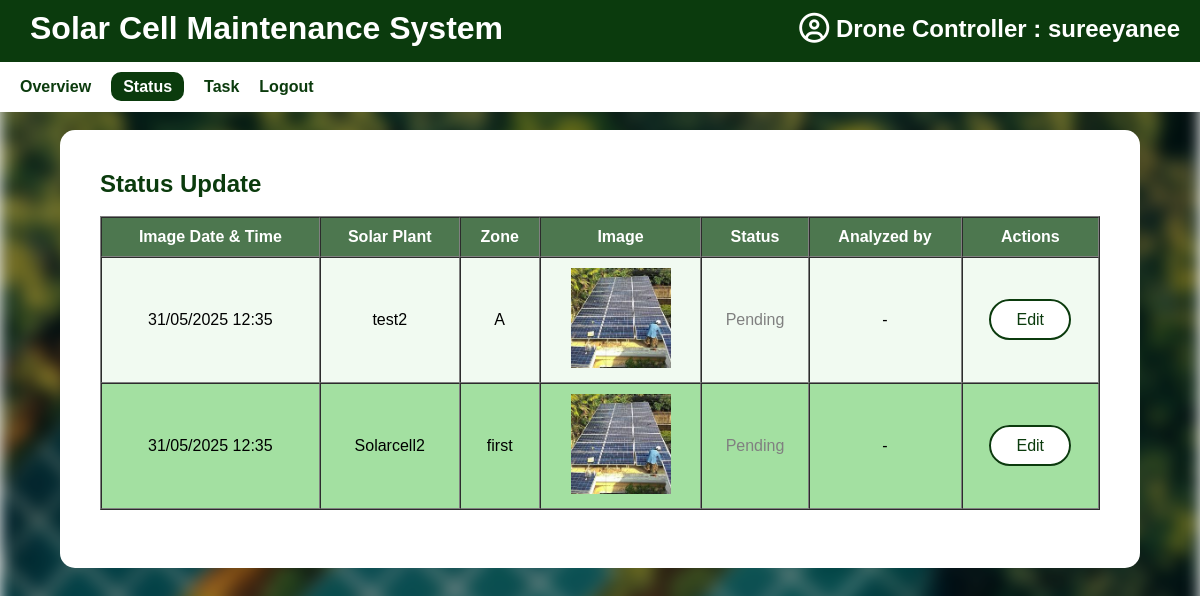
The app's page /drone/status/ (signed in) with its own data.
### accounts/models.py (models this page shows, shortened)
class CustomUser(AbstractUser):
    ROLE_CHOICES = [
        ("site_admin", "Site Admin"),     # ผู้ดูแลเว็บไซต์
        ("plant_owner", "Plant Owner"),
        ("data_analyst", "Data Analyst"),
        ("drone_controller", "Drone Controller"),
    ]
    role = models.CharField(max_length=20, choices=ROLE_CHOICES, default="plant_owner")

### drone/models.py (models this page shows, shortened)
class DroneInspection(models.Model):
    STATUS_CHOICES = [
        ('pending', 'ยังไม่วิเคราะห์'),
        ('analyzed', 'วิเคราะห์แล้ว'),
        ('issue_found', 'พบปัญหา'),
        ('complete', 'แก้ไขแล้ว'),
    ]
    plant = models.ForeignKey('plant.SolarPlant', on_delete=models.CASCADE)
    zone = models.ForeignKey('plant.Zone', on_delete=models.CASCADE)
    captured_by = models.ForeignKey(settings.AUTH_USER_MODEL, on_delete=models.SET_NULL, null=True)
    image = models.ImageField(upload_to="inspections/")
    description = models.TextField(blank=True)
    captured_date = models.DateField(verbose_name="Image Date", null=True, blank=True)
    captured_time = models.TimeField(verbose_name="Image Time", null=True, blank=True)
    captured_at = models.DateTimeField(auto_now_add=True)
    status = models.CharField(max_length=20, choices=STATUS_CHOICES, default='pending')
    analyzed_by = models.ForeignKey(
        settings.AUTH_USER_MODEL,
        on_delete=models.SET_NULL,
        null=True,
        blank=True,
        related_name='analyzed_inspections'
    )

### plant/models.py (models this page shows, shortened)
class SolarPlant(models.Model):
    name = models.CharField(max_length=255, verbose_name="ชื่อโรงไฟฟ้า")
    location = models.CharField(max_length=255, verbose_name="ที่ตั้งโรงไฟฟ้า")
    latitude = models.FloatField(verbose_name="ละติจูด", null=True, blank=True)
    longitude = models.FloatField(verbose_name="ลองจิจูด", null=True, blank=True)
    owner = models.ForeignKey(
        settings.AUTH_USER_MODEL,
        on_delete=models.CASCADE,
        related_name='plants',
        verbose_name="เจ้าของโรง"
    )
    installed_capacity_kw = models.DecimalField(
        max_digits=10, decimal_places=2,
        null=True, blank=True,
        verbose_name="กำลังการผลิต (kW)"
    )
    description = models.TextField(blank=True, verbose_name="รายละเอียดเพิ่มเติม")
    created_at = models.DateTimeField(auto_now_add=True)
    data_analyst = models.ForeignKey(
        settings.AUTH_USER_MODEL,
        on_delete=models.SET_NULL,
        null=True, blank=True,
        limit_choices_to={'role': 'data_analyst'},
        related_name='assigned_analyst_plants',
        verbose_name="นักวิเคราะห์ข้อมูล"
    )
    drone_controller = models.ForeignKey(
        settings.AUTH_USER_MODEL,
        on_delete=models.SET_NULL,
        null=True, blank=True,
        limit_choices_to={'role': 'drone_controller'},
        related_name='assigned_drone_plants',
        verbose_name="ผู้ควบคุมโดรน"
    )

class Zone(models.Model):
    plant = models.ForeignKey(SolarPlant, on_delete=models.CASCADE, related_name='zones')
    name = models.CharField(max_length=50, verbose_name="ชื่อโซน")  # เช่น Zone A, B, Main Zone
    class Meta:
        unique_together = ('plant', 'name')

### drone/views.py (the view)
# urls.py: path('status/', views.drone_status_view, name='drone_status'),
@login_required
def drone_status_view(request):
    if not hasattr(request.user, 'role') or request.user.role != 'drone_controller':
        return redirect('no_permission')
    today = date.today()
    inspections = DroneInspection.objects.filter(
        captured_by=request.user
    ).filter(
        models.Q(status='pending') |
        models.Q(status='issue_found') |
        (models.Q(status='analyzed') & models.Q(captured_date=today))
    ).select_related('analyzed_by').order_by('-captured_date', '-captured_time')
    return render(request, 'dashboard/status.html', {
        'inspections': inspections,
    })

### templates/dashboard/status.html (shortened to what this page needs)
{% extends 'dash.html' %}
{% load static %}
{% block class_name %}upload-form-container{% endblock %}
{% block content %}
<h2 style="text-align: left;">Status Update</h2>
<br>
<table border="1" cellpadding="10" cellspacing="0" style="width:100%; background:white; color:black;">
  <thead style="background:#0b3b0d; color:white;">
    <tr>
      <th>Image Date & Time</th>
      <th>Solar Plant</th>
      <th>Zone</th>
      <th>Image</th>
      <th>Status</th>
      <th>Analyzed by</th>
      <th>Actions</th>
    </tr>
  </thead>
  <tbody>
    {% for i in inspections %}
    <tr>
      <td>{{ i.captured_date|date:"d/m/Y" }} {{ i.captured_time|time:"H:i" }}</td>
      <td>{{ i.plant.name }}</td>
      <td>{{ i.zone.name }}</td>
      <td>
        {% if i.image %}
        <a href="{{ i.image.url }}" target="_blank">
            <img src="{{ i.image.url }}" alt="inspection {{i.id}}" style="height:100px;">
        </a>
        {% else %}
        No Image
        {% endif %}
      </td>
      <td>
        {% if i.status == 'pending' %}
          <span style="color: gray;">Pending</span>
        {% elif i.status == 'analyzed' %}
          <span style="color: green;">Analyzed (No Issue)</span>
        {% elif i.status == 'issue_found' %}
          <span style="color: orange;">Issue Found</span>
        {% elif i.status == 'complete' %}
          <span style="color: blue;">Resolved</span>
        {% else %}
          {{ i.get_status_display }}
        {% endif %}
      </td>
      <td>
        {% if i.analyzed_by %}
          {{ i.analyzed_by.username }}
        {% else %}
          -
        {% endif %}
      </td>
      <td>
        <a href="{% url 'edit_inspection' inspection_id=i.id %}" class="btn-outline">Edit</a>
      </td>
    </tr>
    {% empty %}
    <tr><td colspan="7">You haven’t uploaded any images yet.</td></tr>
    {% endfor %}
  </tbody>
</table>
<br>
{% endblock %}

### templates/dash.html (shortened to what this page needs)
{% load static %}
<!DOCTYPE html>
<html lang="en">
<head>
    <link rel="stylesheet" href="{% static 'css/style.css' %}">
    <link rel="stylesheet" href="https://cdnjs.cloudflare.com/ajax/libs/font-awesome/6.5.0/css/all.min.css">
</head>
<body class="dash">
    <header>
    <div class="header-top">
        <h1>Solar Cell Maintenance System</h1>
        <h2 class="user-info" style="position: absolute; top: 15px; right: 20px; font-weight: bold; color: white;">
            <i class="fa-regular fa-circle-user fa-lg" style="color: #ffffff;"></i> {{ request.user.get_role_display|default:request.user.role|capfirst }} : {{ request.user.username }}
        </h2>
    </div>
    {% block navbar %}
    <nav class="navbar">
        {% if request.user.role == 'plant_owner' %}
            {% include 'navbars/navbar_plant_owner.html' %}
        {% elif request.user.role == 'data_analyst' %}
            {% include 'navbars/navbar_data_analyst.html' %}
        {% elif request.user.role == 'drone_controller' %}
            {% include 'navbars/navbar_drone_controller.html' %}
        {% endif %}
    </nav>
    {% endblock %}
    </header>
    <div class="{% block class_name %}dash-container{% endblock %}">
        {% block content %}
        {% endblock %}
    </div>
</body>
</html>

### static/css/style.css (style rules this page uses)
body.dash { position: relative; margin: 0; padding: 0; min-height: 100vh; font-family: 'Arial', sans-serif; }
body.dash::before { content: ''; position: fixed; pointer-events: none; top: 0; left: 0; width: 100%; height: 100%; background-image: url("/static/images/solar-bg.jpg"); background-size: cover; background-position: center; background-repeat: no-repeat; filter: blur(8px) brightness(0.7); z-index: -1; }
.dash header { background-color: rgb(11, 59, 13); display: flex; flex-direction: column; align-items: stretch; padding: 0; position: fixed; top: 0; left: 0; width: 100%; z-index: 1000; box-shadow: 0px 2px 5px rgba(0, 0, 0, 0.1); }
.header-top { display: flex; justify-content: space-between; align-items: center; padding: 10px 30px; background-color: rgb(11, 59, 13); color: white; }
.navbar { background-color: rgb(255, 255, 255); color: rgb(11, 59, 13); display: flex; justify-content: flex-start; padding: 5px 20px; align-items: center; margin: 0; position: relative; top: 5px; width: 100%; height: 40px; }
.dash h1 { color: rgb(255, 255, 255); margin: 0; }
.dash h2 { color: rgb(11, 59, 13); margin: 0; }
.upload-form-container { background: white; padding: 40px; border-radius: 15px; max-width: 1000px; margin: 130px auto 40px auto; display: flex; flex-direction: column; }
.btn-outline { padding: 10px 25px; border-radius: 25px; background: #fff; color: #0b3b0d; border: 2px solid #0b3b0d; text-decoration: none; }
table tr:nth-child(even) { background-color: #a3e0a1; }
table tr:nth-child(odd) { background-color: #d4f0d454; }
td, th { text-align: center; vertical-align: middle; }

### records on screen
CustomUser: user.role "Drone Controller", user.username "sureeyanee"
DroneInspection: captured_date "31/05/2025", captured_time "12:35", plant.name "test2", zone.name "A", image (picture), status "Pending"
DroneInspection: captured_date "31/05/2025", captured_time "12:35", plant.name "Solarcell2", zone.name "first", image (picture), status "Pending"
